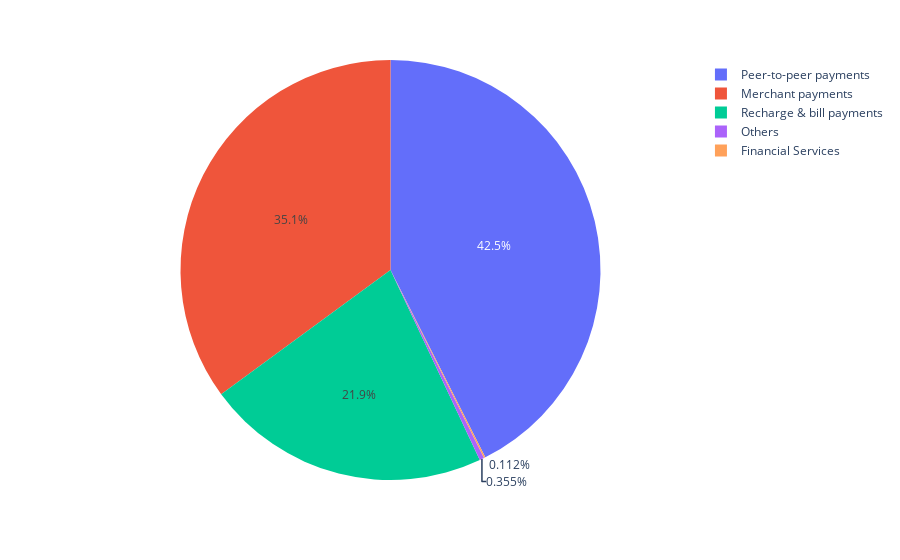

Write notebook code for a chart like this one.
### Code cell
import plotly.express as px

fig = px.pie(df, values=list(df['Transactions']/total_transactions), names=df['Transaction Type'])
fig.show()

### Figure 1 — Plotly figure (JSON) as saved in the notebook; plotly's stock layout.template omitted (floating-point values rounded to 4 significant figures)
{"data": [{"domain": {"x": [0, 1], "y": [0, 1]}, "hovertemplate": "Transaction Type=%{label}<br>value=%{value}<extra></extra>", "labels": ["Peer-to-peer payments", "Merchant payments", "Recharge & bill payments", "Financial Services", "Others"], "legendgroup": "", "name": "", "showlegend": true, "type": "pie", "values": [0.4254, 0.3507, 0.2192, 0.00112, 0.00355]}], "layout": {"legend": {"tracegroupgap": 0}, "margin": {"t": 60}}}
